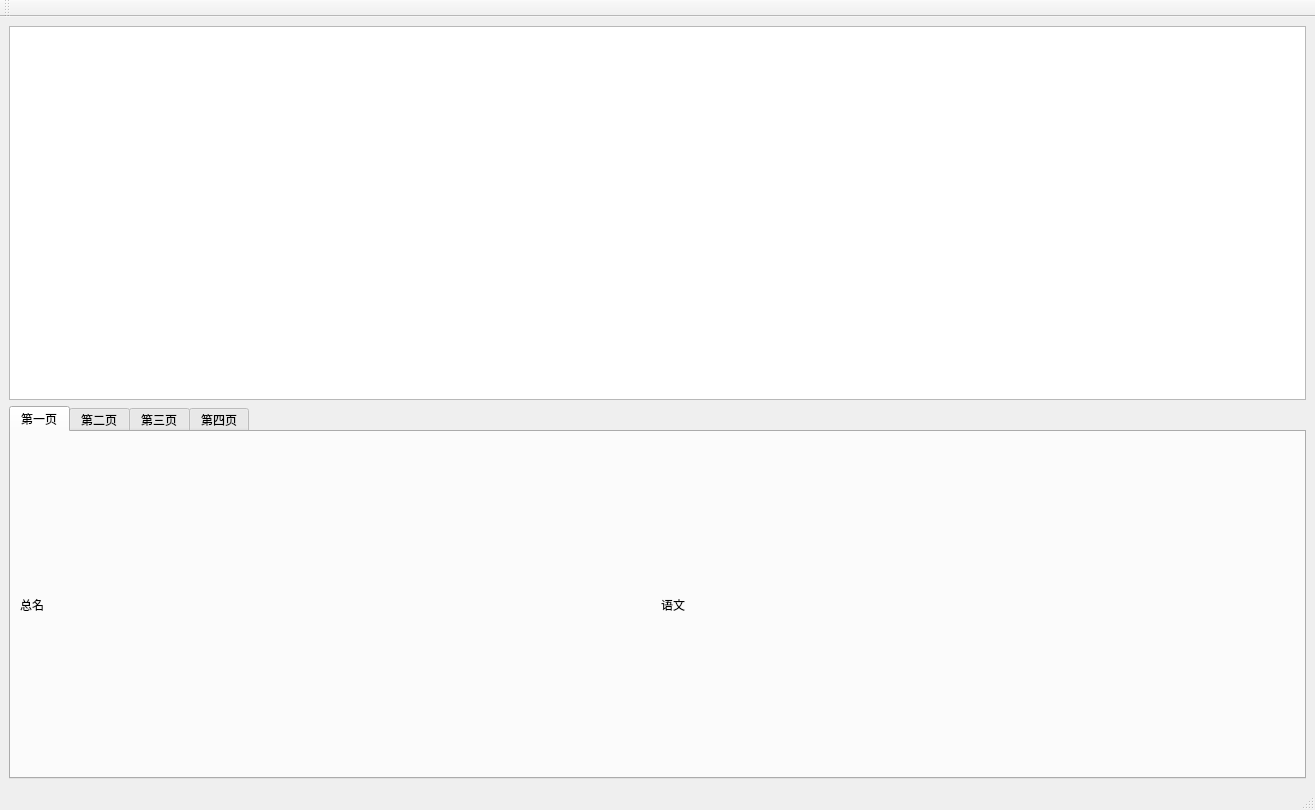
<?xml version="1.0" encoding="UTF-8"?>
<ui version="4.0">
 <class>MainWindow</class>
 <widget class="QMainWindow" name="MainWindow">
  <property name="geometry">
   <rect>
    <x>0</x>
    <y>0</y>
    <width>1315</width>
    <height>810</height>
   </rect>
  </property>
  <property name="windowTitle">
   <string>MainWindow</string>
  </property>
  <property name="autoFillBackground">
   <bool>true</bool>
  </property>
  <widget class="QWidget" name="centralwidget">
   <property name="enabled">
    <bool>true</bool>
   </property>
   <property name="autoFillBackground">
    <bool>true</bool>
   </property>
   <layout class="QVBoxLayout" name="verticalLayout">
    <item>
     <widget class="QTableWidget" name="tableWidget">
      <property name="enabled">
       <bool>true</bool>
      </property>
      <property name="autoFillBackground">
       <bool>true</bool>
      </property>
     </widget>
    </item>
    <item>
     <widget class="QTabWidget" name="tabWidget">
      <property name="currentIndex">
       <number>0</number>
      </property>
      <widget class="QWidget" name="tab">
       <attribute name="title">
        <string>第一页</string>
       </attribute>
       <layout class="QHBoxLayout" name="horizontalLayout_3">
        <item>
         <layout class="QHBoxLayout" name="horizontalLayout_2">
          <item>
           <widget class="QLabel" name="zongmin">
            <property name="text">
             <string>总名</string>
            </property>
           </widget>
          </item>
          <item>
           <widget class="QLabel" name="yuwen">
            <property name="text">
             <string>语文</string>
            </property>
           </widget>
          </item>
         </layout>
        </item>
       </layout>
      </widget>
      <widget class="QWidget" name="tab_2">
       <attribute name="title">
        <string>第二页</string>
       </attribute>
       <layout class="QHBoxLayout" name="horizontalLayout_5">
        <item>
         <layout class="QHBoxLayout" name="horizontalLayout_4">
          <item>
           <widget class="QLabel" name="shuxue">
            <property name="text">
             <string>数学</string>
            </property>
           </widget>
          </item>
          <item>
           <widget class="QLabel" name="yingyu">
            <property name="text">
             <string>英语</string>
            </property>
           </widget>
          </item>
         </layout>
        </item>
       </layout>
      </widget>
      <widget class="QWidget" name="tab_3">
       <attribute name="title">
        <string>第三页</string>
       </attribute>
       <layout class="QHBoxLayout" name="horizontalLayout_6">
        <item>
         <layout class="QHBoxLayout" name="horizontalLayout">
          <item>
           <widget class="QLabel" name="xuanke1">
            <property name="text">
             <string>选课1</string>
            </property>
           </widget>
          </item>
          <item>
           <widget class="QLabel" name="xuanke2">
            <property name="text">
             <string>选课2</string>
            </property>
           </widget>
          </item>
         </layout>
        </item>
       </layout>
      </widget>
      <widget class="QWidget" name="tab_4">
       <attribute name="title">
        <string>第四页</string>
       </attribute>
       <layout class="QHBoxLayout" name="horizontalLayout_7">
        <item>
         <widget class="QLabel" name="xuanke3">
          <property name="text">
           <string>选课3</string>
          </property>
         </widget>
        </item>
       </layout>
      </widget>
     </widget>
    </item>
   </layout>
  </widget>
  <widget class="QStatusBar" name="statusbar"/>
  <widget class="QToolBar" name="toolBar">
   <property name="windowTitle">
    <string>toolBar</string>
   </property>
   <attribute name="toolBarArea">
    <enum>TopToolBarArea</enum>
   </attribute>
   <attribute name="toolBarBreak">
    <bool>false</bool>
   </attribute>
  </widget>
 </widget>
 <resources/>
 <connections/>
</ui>
